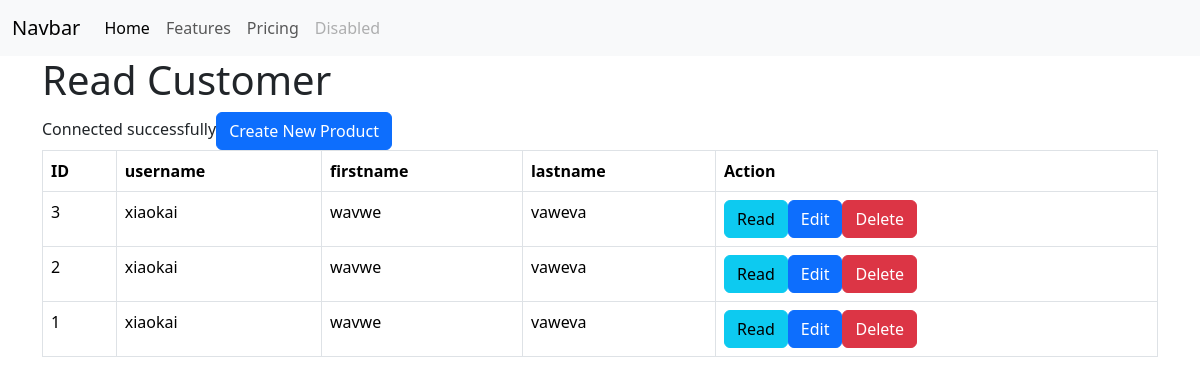
/customer_listing.php, run on an earlier commit of the app's database.
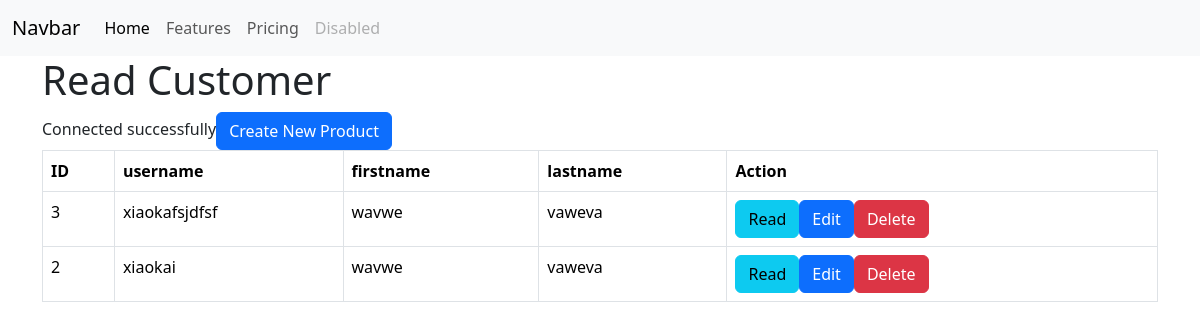
And on a later commit of the database.
### tables this page shows
CREATE TABLE IF NOT EXISTS `customer` (
  `id` int NOT NULL AUTO_INCREMENT,
  `username` varchar(128) NOT NULL,
  `password` varchar(128) NOT NULL,
  `firstname` text NOT NULL,
  `lastname` text NOT NULL,
  `gender` text NOT NULL,
  `date_of_birth` date NOT NULL,
  `registration_date` datetime NOT NULL DEFAULT CURRENT_TIMESTAMP,
  `account_status` tinyint(1) NOT NULL,
  PRIMARY KEY (`id`)
);

### customer_listing.php (the view, shortened to what this page needs)
<!DOCTYPE HTML>
<?php
include "menu.php";
?>
<html>
<head>
    <link href="https://cdn.jsdelivr.net/npm/bootstrap@5.3.3/dist/css/bootstrap.min.css" rel="stylesheet">
</head>
<body>
    <div class="container">
        <div class="page-header">
            <h1>Read Customer</h1>
            <?php
            include 'config/database.php';
            $query = "SELECT id, username,firstname, lastname FROM customer ORDER BY id DESC";
            $stmt = $con->prepare($query);
            $stmt->execute();
            $num = $stmt->rowCount();
            echo "<a href='create.php' class='btn btn-primary m-b-1em'>Create New Product</a>";
            if ($num > 0) {
                echo "<table class='table table-hover table-responsive table-bordered'>";
                echo "<tr>";
                echo "<th>ID</th>";
                echo "<th>username</th>";
                echo "<th>firstname</th>";
                echo "<th>lastname</th>";
                echo "<th>Action</th>";
                echo "</tr>";
                while ($row = $stmt->fetch(PDO::FETCH_ASSOC)) {
                    extract($row);
                    echo "<tr>";
                    echo "<td>{$id}</td>";
                    echo "<td>{$username}</td>";
                    echo "<td>{$firstname}</td>";
                    echo "<td>{$lastname}</td>";
                    echo "<td>";
                    echo "<a href='customer_details.php?id={$id}' class='btn btn-info m-r-1em'>Read</a>";
                    echo "<a href='customer_update.php?id={$id}' class='btn btn-primary m-r-1em'>Edit</a>";
                    echo "<a href='#' onclick='delete_user({$id});'  class='btn btn-danger'>Delete</a>";
                    echo "</td>";
                    echo "</tr>";
                }
                echo "</table>";
            }
            else {
                echo "<div class='alert alert-danger'>No records found.</div>";
            }
            ?>
        </div>
</body>
</html>

### menu.php (shortened to what this page needs)
<nav class="navbar navbar-expand-lg bg-body-tertiary">
    <div class="container-fluid">
        <a class="navbar-brand" href="#">Navbar</a>
        <div class="collapse navbar-collapse" id="navbarNav">
            <ul class="navbar-nav">
                <li class="nav-item">
                    <a class="nav-link active" aria-current="page" href="#">Home</a>
                </li>
                <li class="nav-item">
                    <a class="nav-link" href="#">Features</a>
                </li>
                <li class="nav-item">
                    <a class="nav-link" href="#">Pricing</a>
                </li>
                <li class="nav-item">
                    <a class="nav-link disabled" aria-disabled="true">Disabled</a>
                </li>
            </ul>
        </div>
    </div>
</nav>

### config/database.php (shortened to what this page needs)
<?php
try {
    echo "Connected successfully";
} catch (PDOException $exception) {
    echo "Connection error: " . $exception->getMessage();
}

What changed in the data, as far as the page shows it:
removed customer: id "1", username "xiaokai", firstname "wavwe", lastname "vaweva"
changed customer id 3: username "xiaokai" → "xiaokafsjdfsf"
